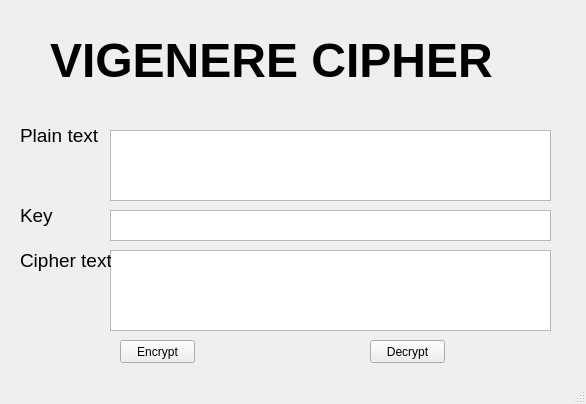
<?xml version="1.0" encoding="UTF-8"?>
<ui version="4.0">
 <class>MainWindow</class>
 <widget class="QMainWindow" name="MainWindow">
  <property name="geometry">
   <rect>
    <x>0</x>
    <y>0</y>
    <width>586</width>
    <height>404</height>
   </rect>
  </property>
  <property name="windowTitle">
   <string>MainWindow</string>
  </property>
  <widget class="QWidget" name="centralwidget">
   <widget class="QLabel" name="label_3">
    <property name="geometry">
     <rect>
      <x>20</x>
      <y>200</y>
      <width>91</width>
      <height>31</height>
     </rect>
    </property>
    <property name="font">
     <font>
      <pointsize>14</pointsize>
     </font>
    </property>
    <property name="layoutDirection">
     <enum>Qt::LeftToRight</enum>
    </property>
    <property name="text">
     <string>Key</string>
    </property>
   </widget>
   <widget class="QTextEdit" name="Plain_text">
    <property name="geometry">
     <rect>
      <x>110</x>
      <y>130</y>
      <width>441</width>
      <height>71</height>
     </rect>
    </property>
   </widget>
   <widget class="QPushButton" name="decrypt_button">
    <property name="geometry">
     <rect>
      <x>370</x>
      <y>340</y>
      <width>75</width>
      <height>23</height>
     </rect>
    </property>
    <property name="text">
     <string>Decrypt</string>
    </property>
   </widget>
   <widget class="QLabel" name="label">
    <property name="geometry">
     <rect>
      <x>50</x>
      <y>10</y>
      <width>501</width>
      <height>101</height>
     </rect>
    </property>
    <property name="font">
     <font>
      <pointsize>36</pointsize>
      <weight>75</weight>
      <bold>true</bold>
     </font>
    </property>
    <property name="text">
     <string>VIGENERE CIPHER</string>
    </property>
    <property name="textFormat">
     <enum>Qt::AutoText</enum>
    </property>
   </widget>
   <widget class="QTextEdit" name="Cipher_text">
    <property name="geometry">
     <rect>
      <x>110</x>
      <y>250</y>
      <width>441</width>
      <height>81</height>
     </rect>
    </property>
   </widget>
   <widget class="QLabel" name="label_2">
    <property name="geometry">
     <rect>
      <x>20</x>
      <y>120</y>
      <width>91</width>
      <height>31</height>
     </rect>
    </property>
    <property name="font">
     <font>
      <pointsize>14</pointsize>
     </font>
    </property>
    <property name="focusPolicy">
     <enum>Qt::NoFocus</enum>
    </property>
    <property name="layoutDirection">
     <enum>Qt::LeftToRight</enum>
    </property>
    <property name="text">
     <string>Plain text</string>
    </property>
   </widget>
   <widget class="QTextEdit" name="Key">
    <property name="geometry">
     <rect>
      <x>110</x>
      <y>210</y>
      <width>441</width>
      <height>31</height>
     </rect>
    </property>
   </widget>
   <widget class="QPushButton" name="encrypt_button">
    <property name="geometry">
     <rect>
      <x>120</x>
      <y>340</y>
      <width>75</width>
      <height>23</height>
     </rect>
    </property>
    <property name="text">
     <string>Encrypt</string>
    </property>
   </widget>
   <widget class="QLabel" name="label_4">
    <property name="geometry">
     <rect>
      <x>20</x>
      <y>240</y>
      <width>91</width>
      <height>41</height>
     </rect>
    </property>
    <property name="font">
     <font>
      <pointsize>14</pointsize>
     </font>
    </property>
    <property name="text">
     <string>Cipher text</string>
    </property>
   </widget>
  </widget>
  <widget class="QMenuBar" name="menubar">
   <property name="geometry">
    <rect>
     <x>0</x>
     <y>0</y>
     <width>586</width>
     <height>21</height>
    </rect>
   </property>
  </widget>
  <widget class="QStatusBar" name="statusbar"/>
 </widget>
 <resources/>
 <connections/>
</ui>
